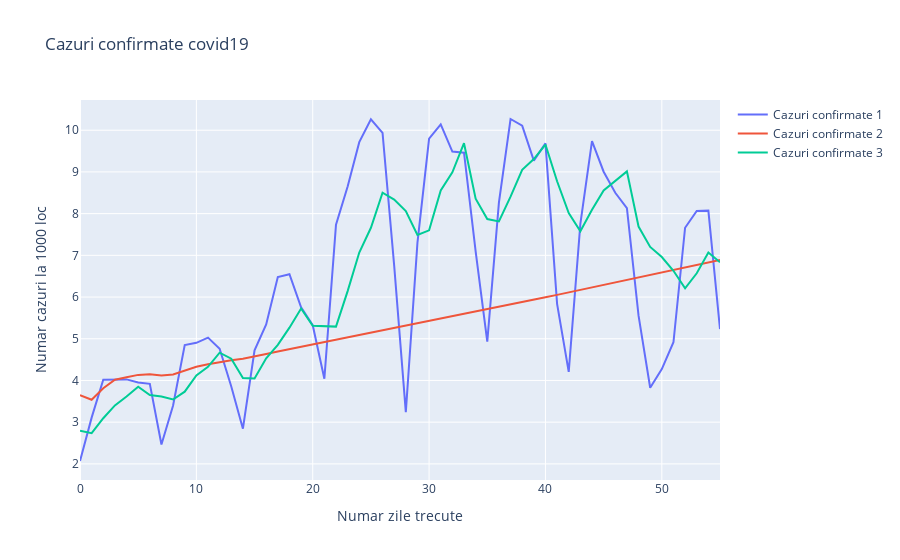

Notebook code cell kept with this figure:
### Code cell
covid19.plot(serieses=[asteptat, prezis, redresat])
